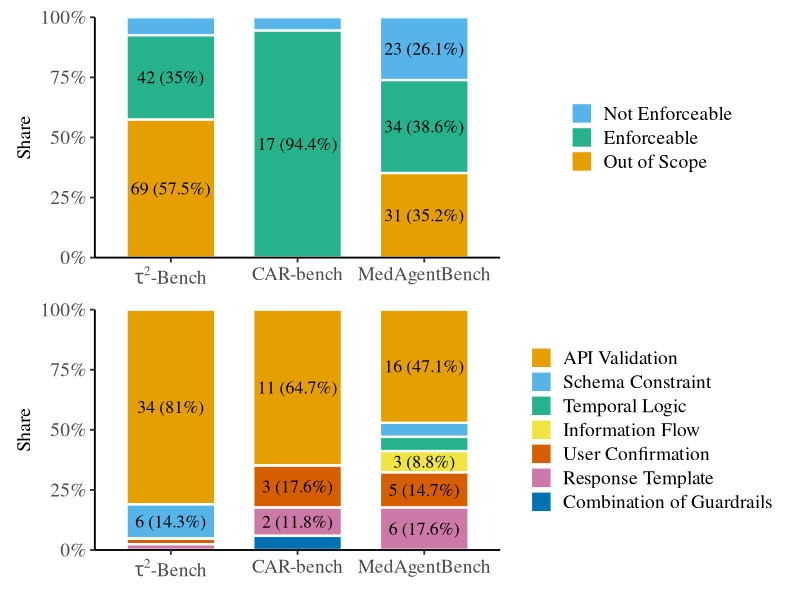
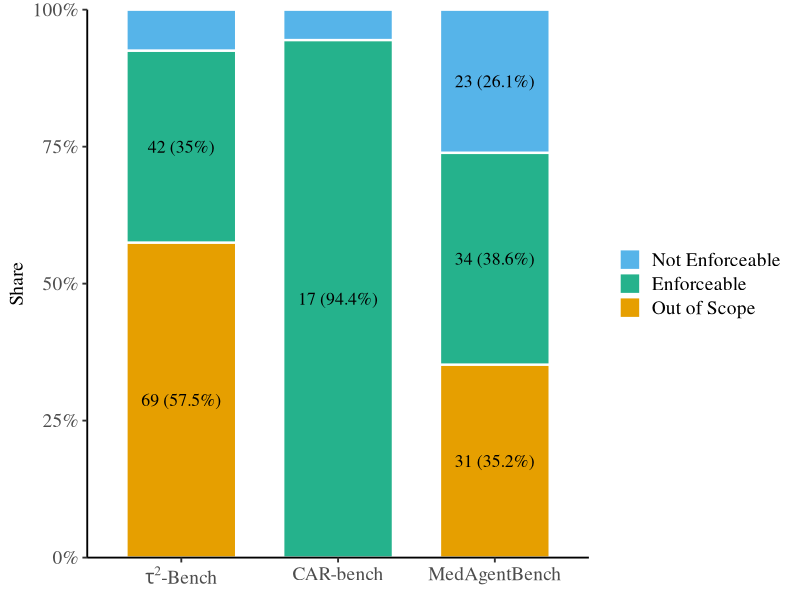
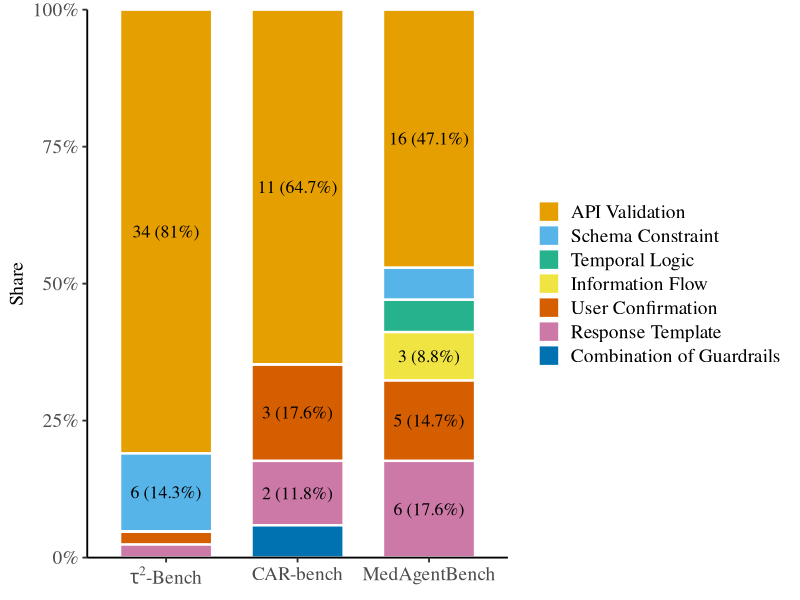
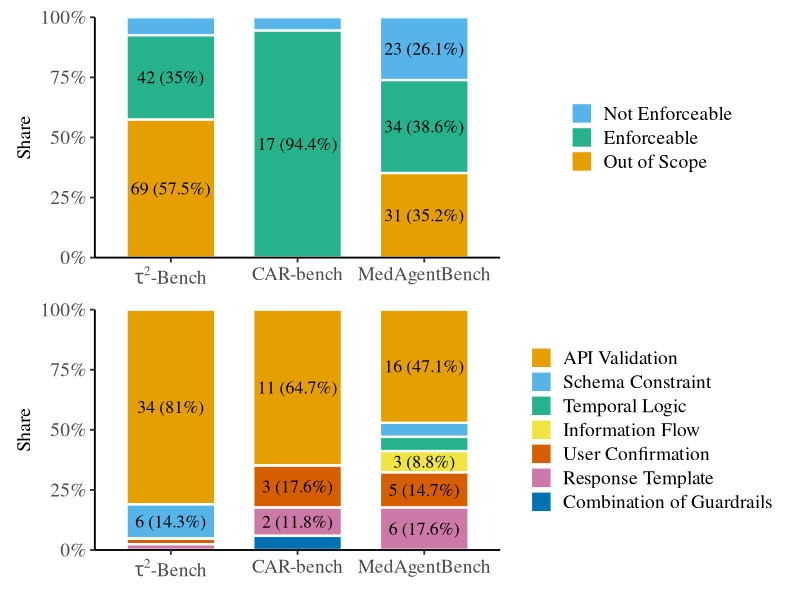

Here is the R script that generated these plots, in order:
library(ggplot2)
library(scales)
library(patchwork)

# colors: #E69F00, #56B4E9, #009E73, #F0E442, #0072B2, #D55E00, #CC79A7
colors <- list(
    color0 = "#E69F00",
    color1 = "#56B4E9",
    color2 = "#25b28c",
    color3 = "#F0E442",
    color5 = "#D55E00",
    color6 = "#CC79A7",
    color4 = "#0072B2"
)

# --------------------------
# Top plot: enforceability
# --------------------------
df1 <- data.frame(
  Benchmark = rep(c("tau2-Bench", "CAR-bench", "MedAgentBench"), each = 3),
  Category = rep(c("Out of Scope", "Not Enforceable", "Enforceable"), times = 3),
  Value = c(
    69, 9, 42,
    0, 1, 17,
    31, 23, 34
  )
)

df1$Benchmark <- factor(
  df1$Benchmark,
  levels = c("tau2-Bench", "CAR-bench", "MedAgentBench")
)

df1 <- do.call(rbind, lapply(split(df1, df1$Benchmark), function(d) {
  d$Prop <- d$Value / sum(d$Value)
  d$Label <- ifelse(
    d$Prop >= 0.08,
    paste0(d$Value, " (", round(100 * d$Prop, 1), "%)"),
    ""
  )
  d
}))

df1$Category <- factor(
  df1$Category,
  levels = c("Not Enforceable", "Enforceable", "Out of Scope")
)

colors1 <- c( # red blue green
  "Out of Scope" = colors[[1]],
  "Not Enforceable" = colors[[2]],
  "Enforceable"  = colors[[3]]
)

p1 <- ggplot(df1, aes(x = Benchmark, y = Prop, fill = Category)) +
  geom_col(width = 0.7, color = "white", linewidth = 0.8) +
  geom_text(
    aes(label = Label),
    position = position_stack(vjust = 0.5),
    size = 4.5,
    family = "serif"
  ) +
  scale_fill_manual(values = colors1) +
  scale_y_continuous(
    labels = percent_format(accuracy = 1),
    expand = c(0, 0)
  ) +
  scale_x_discrete(
    labels = c(
      "tau2-Bench" = expression(tau^2 * "-Bench"),
      "CAR-bench" = "CAR-bench",
      "MedAgentBench" = "MedAgentBench"
    )
  ) +
  labs(x = NULL, y = "Share", fill = NULL) +
  theme_classic(base_size = 14, base_family = "serif") +
  theme(
    axis.text.x = element_text(size = 14, face = "bold"),
    axis.text.y = element_text(size = 14),
    axis.title.y = element_text(size = 14),
    legend.position = "right",
    legend.text = element_text(size = 14),
    panel.border = element_blank()
  )


ggsave("stacked_bar_benchmarks_enforceability.pdf", p1, width = 8, height = 2, bg = "white")

# --------------------------
# Bottom plot: guardrail types
# --------------------------
df2 <- data.frame(
  Benchmark = rep(c("tau2-Bench", "CAR-bench", "MedAgentBench"), each = 7),
  Category = rep(c(
    "User Confirmation",
    "Schema Constraint",
    "Response Template",
    "API Validation",
    "Information Flow",
    "Temporal Logic",
    "Combination of Guardrails"
  ), times = 3),
  Value = c(
    1, 6, 1, 34, 0, 0, 0,   # tau2-Bench
    3, 0, 2, 11, 0, 0, 1,   # CAR-bench
    5, 2, 6, 16, 3, 2, 0    # MedAgentBench
  )
)

df2$Benchmark <- factor(
  df2$Benchmark,
  levels = c("tau2-Bench", "CAR-bench", "MedAgentBench")
)

df2$Category <- factor(
  df2$Category,
  levels = c(
    "API Validation",
    "Schema Constraint",
    "Temporal Logic",
    "Information Flow",
    "User Confirmation",
    "Response Template",
    "Combination of Guardrails"
  )
)

df2 <- do.call(rbind, lapply(split(df2, df2$Benchmark), function(d) {
  d$Prop <- d$Value / sum(d$Value)
  d$Label <- ifelse(
    d$Prop >= 0.08,
    paste0(d$Value, " (", round(100 * d$Prop, 1), "%)"),
    ""
  )
  d
}))

colors2 <- c(
  "API Validation" = colors[[1]],
    "Schema Constraint" = colors[[2]],
    "Temporal Logic" = colors[[3]],
    "Information Flow" = colors[[4]],
    "User Confirmation" = colors[[5]],
    "Response Template" = colors[[6]],
    "Combination of Guardrails" = colors[[7]]
)

p2 <- ggplot(df2, aes(x = Benchmark, y = Prop, fill = Category)) +
  geom_col(width = 0.7, color = "white", linewidth = 0.8) +
  geom_text(
    aes(label = Label),
    position = position_stack(vjust = 0.5),
    size = 4.5,
    family = "serif"
  ) +
  scale_fill_manual(values = colors2) +
  scale_y_continuous(
    labels = percent_format(accuracy = 1),
    expand = c(0, 0)
  ) +
  scale_x_discrete(
    labels = c(
      "tau2-Bench" = expression(tau^2 * "-Bench"),
      "CAR-bench" = "CAR-bench",
      "MedAgentBench" = "MedAgentBench"
    )
  ) +
#   guides(fill = guide_legend(nrow = 3, byrow = TRUE)) +
  labs(x = NULL, y = "Share", fill = NULL) +
  theme_classic(base_size = 14, base_family = "serif") +
  theme(
    axis.text.x = element_text(size = 14, face = "bold"),
    axis.text.y = element_text(size = 14),
    axis.title.y = element_text(size = 14),
    legend.position = "right",
    legend.text = element_text(size = 14),
    panel.border = element_blank()
  )

# --------------------------
# Combine vertically
# --------------------------
p <- p1 / p2 + plot_layout(heights = c(1, 1))

print(p)

# p2
ggsave("stacked_bar_benchmarks_guardrail_types.pdf", p2, width = 8, height = 3, bg = "white")

ggsave("stacked_bar_benchmarks_two_panels.pdf", p, width = 8, height = 6, bg = "white")
